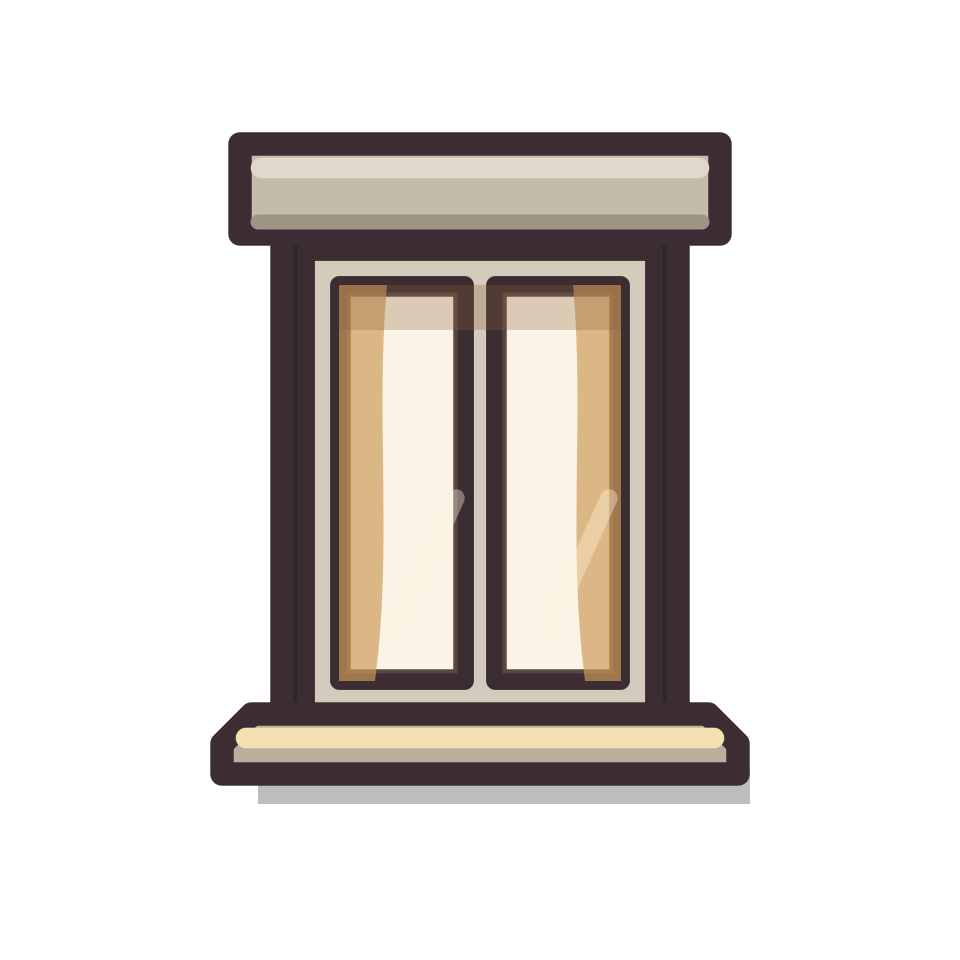
#> input picture tools/trailer/window/apartment-window-frame.png, 960 x 960 px
$ python remove-checkerboard.py trailer/window/apartment-window-frame.png out.png
#> lines starting #> are read from the running program, lines starting #| are printed output that depends on the picture; after the words box and inside, x2 and y2 are one past the last pixel; in counts of white or black regions, pixels touching at a corner belong together
#!/usr/bin/env python3
"""Extract painted pixels from a neutral checkerboard PNG without changing geometry.

This is intentionally bounded to neutral, bright connected regions.  It does not claim
mathematically lossless removal of an arbitrary checkerboard or background.
"""

from __future__ import annotations

import argparse
from collections import deque
from pathlib import Path

from PIL import Image

NEUTRAL_SPREAD = 9
FRINGE_SPREAD = 16
MIN_BACKGROUND_LUMA = 170
MIN_COMPONENT_PIXELS = 12


def neutral_background_mask(image: Image.Image) -> bytearray:
    rgb = image.convert("RGB")
    width, height = rgb.size
    # The raw byte plane rather than per-pixel access: three bytes per pixel, row-major, which
    # is both the cheap way to walk a whole image and the one whose element type is plainly int.
    raw = rgb.tobytes()

    def pixel_at(index: int) -> tuple[int, int, int]:
        offset = index * 3
        return raw[offset], raw[offset + 1], raw[offset + 2]

    candidate = bytearray(width * height)
    for index in range(width * height):
        r, g, b = pixel_at(index)
        if max(r, g, b) - min(r, g, b) <= NEUTRAL_SPREAD and (r + g + b) // 3 >= MIN_BACKGROUND_LUMA:
            candidate[index] = 1

    transparent = bytearray(width * height)
    seen = bytearray(width * height)
    for start in range(width * height):
        if not candidate[start] or seen[start]:
            continue
        component: list[int] = []
        queue = deque([start])
        seen[start] = 1
        while queue:
            current = queue.popleft()
            component.append(current)
            x, y = current % width, current // width
            for nx, ny in ((x - 1, y), (x + 1, y), (x, y - 1), (x, y + 1)):
                if 0 <= nx < width and 0 <= ny < height:
                    neighbor = ny * width + nx
                    if candidate[neighbor] and not seen[neighbor]:
                        seen[neighbor] = 1
                        queue.append(neighbor)
        if len(component) >= MIN_COMPONENT_PIXELS:
            for index in component:
                transparent[index] = 1
    # Remove one-pixel neutral contamination immediately outside the retained
    # artwork. The luma floor protects dark anti-aliased ink; warm pixels remain.
    base_transparent = transparent[:]
    for index in range(width * height):
        if transparent[index]:
            continue
        x, y = index % width, index // width
        r, g, b = pixel_at(index)
        if max(r, g, b) - min(r, g, b) > FRINGE_SPREAD or (r + g + b) // 3 < MIN_BACKGROUND_LUMA:
            continue
        for nx, ny in (
            (x - 1, y),
            (x + 1, y),
            (x, y - 1),
            (x, y + 1),
            (x - 1, y - 1),
            (x + 1, y - 1),
            (x - 1, y + 1),
            (x + 1, y + 1),
        ):
            if 0 <= nx < width and 0 <= ny < height and base_transparent[ny * width + nx]:
                transparent[index] = 1
                break
    return transparent


def extract(source: Path, destination: Path) -> None:
    if not source.is_file():
        raise FileNotFoundError(f"input does not exist: {source}")
    if destination.exists():
        raise FileExistsError(f"refusing to overwrite existing output: {destination}")
    with Image.open(source) as opened:
        image = opened.convert("RGBA")
        original_size = image.size
        mask = neutral_background_mask(image)
        alpha = image.getchannel("A")
        original_alpha = alpha.tobytes()
        alpha.putdata([0 if mask[index] else original_alpha[index] for index in range(len(mask))])
        if not any(mask):
            raise ValueError("no neutral background was detected; refusing an unverified extraction")
        if not any(value > 0 for value in alpha.tobytes()):
            raise ValueError("extraction removed every pixel")
        image.putalpha(alpha)
        if image.size != original_size:
            raise RuntimeError("extraction changed image geometry")
        destination.parent.mkdir(parents=True, exist_ok=True)
        image.save(destination, format="PNG", optimize=False)


def main() -> int:
    parser = argparse.ArgumentParser(description=__doc__)
    parser.add_argument("source", type=Path)
    parser.add_argument("destination", type=Path)
    args = parser.parse_args()
    extract(args.source, args.destination)
#> in extract, opened is the input picture: PIL image 960x960 RGBA; mean R, G, B, A 46.4, 39.7, 32.6, 68.6
#> in neutral_background_mask, `rgb = image.convert("RGB")`:
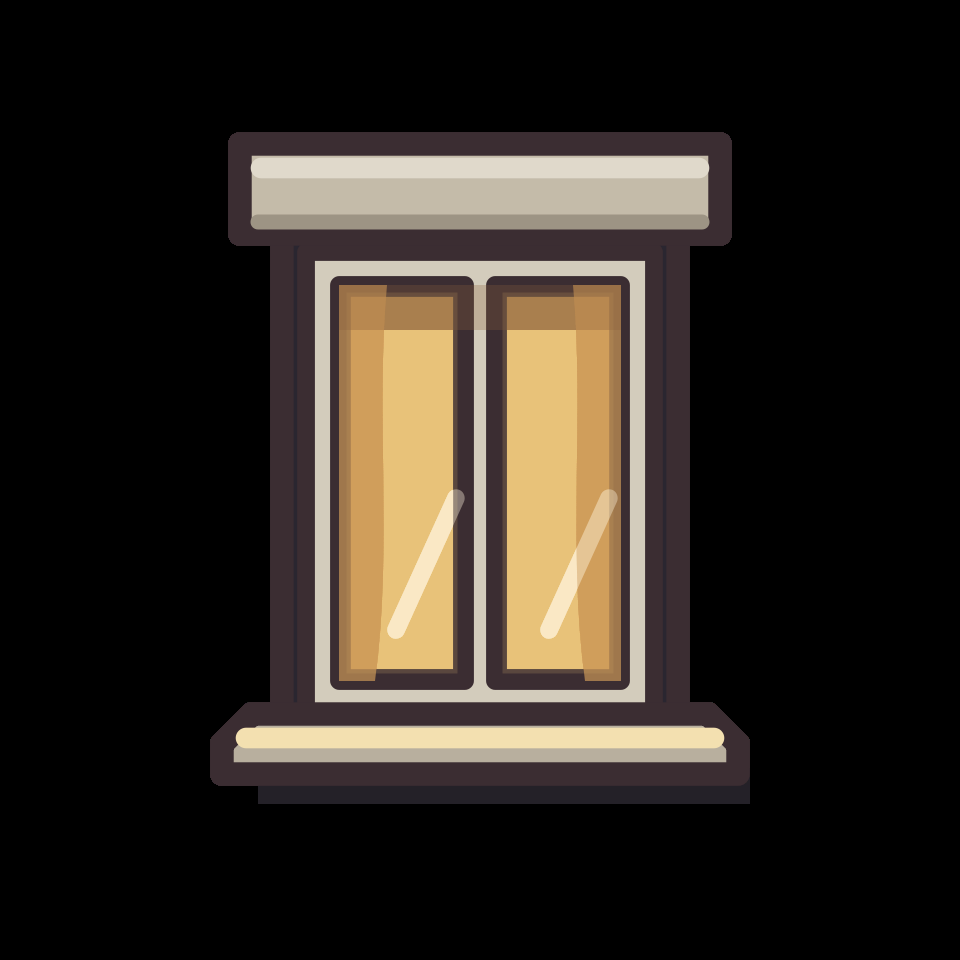
#> rgb: PIL image 960x960 RGB; mean R, G, B 46.4, 39.7, 32.6
#> in extract, `alpha = image.getchannel("A")`:
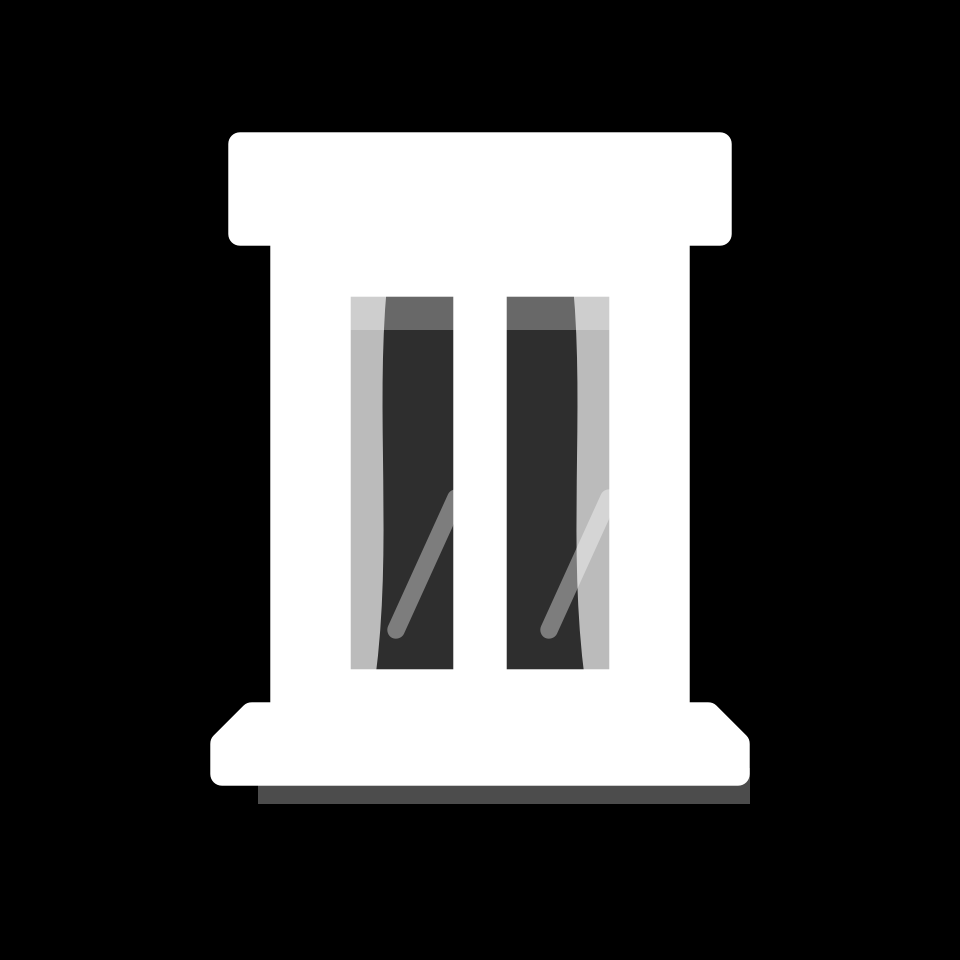
#> alpha: PIL image 960x960 L; min 0, max 255, mean 68.6
    return 0


if __name__ == "__main__":
#> (the run stopped early here; a loop or call above may not have finished)

$ run again, on tools/trailer/window/mother-carrying-front-b.png
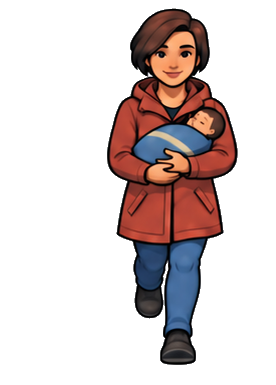
#> input picture tools/trailer/window/mother-carrying-front-b.png, 276 x 385 px
#> in extract, opened is the input picture: PIL image 276x385 RGBA; mean R, G, B, A 216.6, 205.2, 204.3, 67.4
#> the loop in neutral_background_mask, `for index in range(width * height):` made 106260 passes
#> (r, g, b) on passes 1 to 3: (255, 255, 254), (255, 255, 255), (254, 254, 254)
#> in extract, `alpha = image.getchannel("A")`:
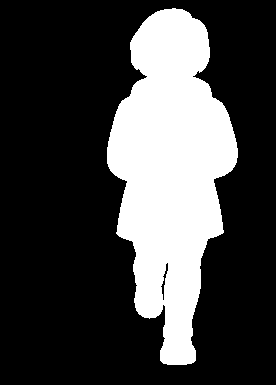
#> alpha: PIL image 276x385 L; 26.4% white; 1 white region, box (x1, y1, x2, y2) and area: (107, 8, 238, 365) 28104
